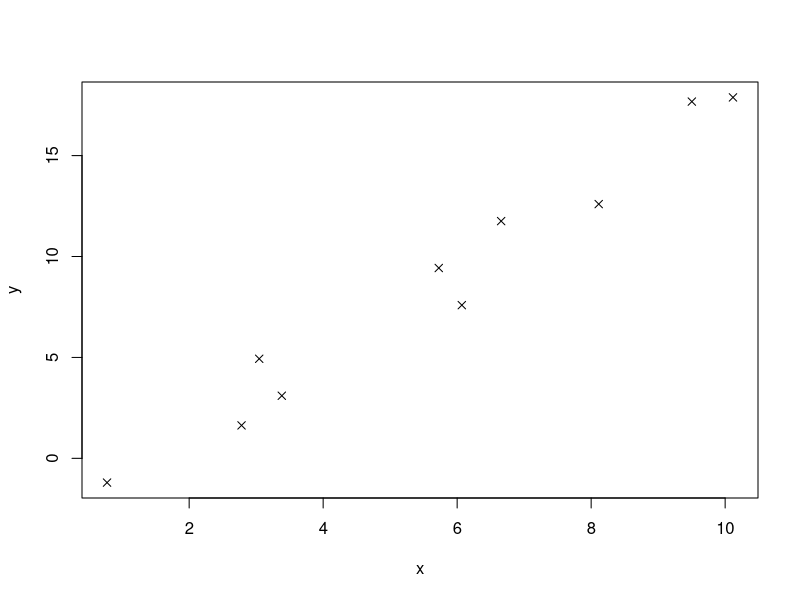
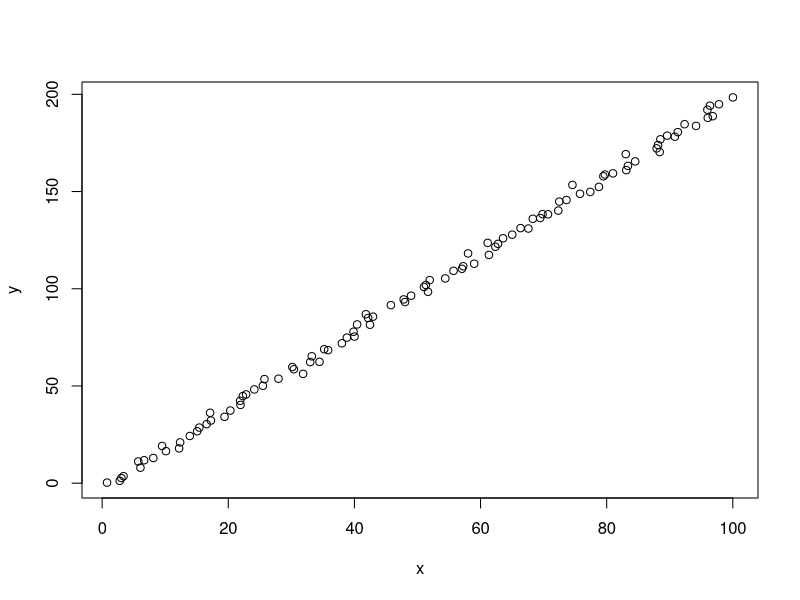

Write the R code that produced these figures, in order.
## ---- chunk 1
set.seed(1909)
x = 1:10 + rnorm(10 )
y = (1:10*2) - rnorm(10, mean = 2 )
plot(x=x, y=y, pch=4)
cor(x=x, y=y)
## ---- chunk 2
set.seed(1909)
items = 100
a = rnorm(items, mean = 2, sd = 20 )
b = rnorm(items, mean = 2, sd = 20 )
c = a * rnorm(items, mean = 2, sd = 1 )
d = runif(items, min=0.4, max = 14)
e = runif(items, min=0.4, max = 140)
e = sample(size=items, x = d[1:5], replace = T )
df = data.frame(a, b, c, d, e)
## ---- chunk 3
set.seed(1909)
x = 1:items + rnorm(items )
y = (1:items*2) - rnorm(items, mean = 2 )
plot(x=x, y=y)
cor(x=x, y=y)
## ---- chunk 4
cor(df)
